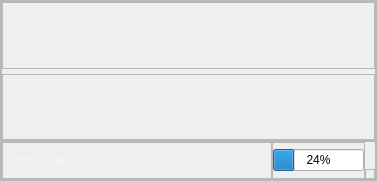
        <widget class="QFrame" name="footer">
         <property name="minimumSize">
          <size>
           <width>0</width>
           <height>0</height>
          </size>
         </property>
         <property name="maximumSize">
          <size>
           <width>16777215</width>
           <height>200</height>
          </size>
         </property>
         <property name="frameShape">
          <enum>QFrame::StyledPanel</enum>
         </property>
         <property name="frameShadow">
          <enum>QFrame::Raised</enum>
         </property>
         <layout class="QVBoxLayout" name="verticalLayout">
          <property name="spacing">
           <number>0</number>
          </property>
          <property name="leftMargin">
           <number>0</number>
          </property>
          <property name="topMargin">
           <number>0</number>
          </property>
          <property name="rightMargin">
           <number>0</number>
          </property>
          <property name="bottomMargin">
           <number>0</number>
          </property>
          <item>
           <widget class="QFrame" name="footer_upper">
            <property name="minimumSize">
             <size>
              <width>0</width>
              <height>140</height>
             </size>
            </property>
            <property name="maximumSize">
             <size>
              <width>16777215</width>
              <height>200</height>
             </size>
            </property>
            <property name="frameShape">
             <enum>QFrame::StyledPanel</enum>
            </property>
            <property name="frameShadow">
             <enum>QFrame::Raised</enum>
            </property>
            <layout class="QVBoxLayout" name="verticalLayout_4">
             <property name="spacing">
              <number>5</number>
             </property>
             <property name="leftMargin">
              <number>0</number>
             </property>
             <property name="topMargin">
              <number>0</number>
             </property>
             <property name="rightMargin">
              <number>0</number>
             </property>
             <property name="bottomMargin">
              <number>0</number>
             </property>
             <item>
              <widget class="QFrame" name="scroller_or_buttons">
               <property name="frameShape">
                <enum>QFrame::StyledPanel</enum>
               </property>
               <property name="frameShadow">
                <enum>QFrame::Raised</enum>
               </property>
              </widget>
             </item>
             <item>
              <widget class="QFrame" name="video_editor">
               <property name="frameShape">
                <enum>QFrame::StyledPanel</enum>
               </property>
               <property name="frameShadow">
                <enum>QFrame::Raised</enum>
               </property>
              </widget>
             </item>
            </layout>
           </widget>
          </item>
          <item alignment="Qt::AlignBottom">
           <widget class="QFrame" name="footer_bottom">
            <property name="minimumSize">
             <size>
              <width>0</width>
              <height>0</height>
             </size>
            </property>
            <property name="maximumSize">
             <size>
              <width>16777215</width>
              <height>50</height>
             </size>
            </property>
            <property name="frameShape">
             <enum>QFrame::StyledPanel</enum>
            </property>
            <property name="frameShadow">
             <enum>QFrame::Raised</enum>
            </property>
            <layout class="QHBoxLayout" name="horizontalLayout_4">
             <property name="spacing">
              <number>0</number>
             </property>
             <property name="leftMargin">
              <number>0</number>
             </property>
             <property name="topMargin">
              <number>0</number>
             </property>
             <property name="rightMargin">
              <number>0</number>
             </property>
             <property name="bottomMargin">
              <number>0</number>
             </property>
             <item>
              <widget class="QFrame" name="status_bar_frame">
               <property name="minimumSize">
                <size>
                 <width>250</width>
                 <height>0</height>
                </size>
               </property>
               <property name="frameShape">
                <enum>QFrame::StyledPanel</enum>
               </property>
               <property name="frameShadow">
                <enum>QFrame::Raised</enum>
               </property>
               <layout class="QVBoxLayout" name="verticalLayout_3">
                <item>
                 <widget class="QLabel" name="status_label">
                  <property name="enabled">
                   <bool>true</bool>
                  </property>
                  <property name="minimumSize">
                   <size>
                    <width>250</width>
                    <height>0</height>
                   </size>
                  </property>
                  <property name="maximumSize">
                   <size>
                    <width>250</width>
                    <height>16777215</height>
                   </size>
                  </property>
                  <property name="palette">
                   <palette>
                    <active>
                     <colorrole role="WindowText">
                      <brush brushstyle="SolidPattern">
                       <color alpha="255">
                        <red>255</red>
                        <green>255</green>
                        <blue>255</blue>
                       </color>
                      </brush>
                     </colorrole>
                     <colorrole role="Button">
                      <brush brushstyle="SolidPattern">
                       <color alpha="255">
                        <red>24</red>
                        <green>24</green>
                        <blue>36</blue>
                       </color>
                      </brush>
                     </colorrole>
                     <colorrole role="Text">
                      <brush brushstyle="SolidPattern">
                       <color alpha="255">
                        <red>255</red>
                        <green>255</green>
                        <blue>255</blue>
                       </color>
                      </brush>
                     </colorrole>
                     <colorrole role="Base">
                      <brush brushstyle="SolidPattern">
                       <color alpha="255">
                        <red>24</red>
                        <green>24</green>
                        <blue>36</blue>
                       </color>
                      </brush>
                     </colorrole>
                     <colorrole role="Window">
                      <brush brushstyle="SolidPattern">
                       <color alpha="255">
                        <red>24</red>
                        <green>24</green>
                        <blue>36</blue>
                       </color>
                      </brush>
                     </colorrole>
                    </active>
                    <inactive>
                     <colorrole role="WindowText">
                      <brush brushstyle="SolidPattern">
                       <color alpha="255">
                        <red>255</red>
                        <green>255</green>
                        <blue>255</blue>
                       </color>
                      </brush>
                     </colorrole>
                     <colorrole role="Button">
                      <brush brushstyle="SolidPattern">
                       <color alpha="255">
                        <red>24</red>
                        <green>24</green>
                        <blue>36</blue>
                       </color>
                      </brush>
                     </colorrole>
                     <colorrole role="Text">
                      <brush brushstyle="SolidPattern">
                       <color alpha="255">
                        <red>255</red>
                        <green>255</green>
                        <blue>255</blue>
                       </color>
                      </brush>
                     </colorrole>
                     <colorrole role="Base">
                      <brush brushstyle="SolidPattern">
                       <color alpha="255">
                        <red>24</red>
                        <green>24</green>
                        <blue>36</blue>
                       </color>
                      </brush>
                     </colorrole>
                     <colorrole role="Window">
                      <brush brushstyle="SolidPattern">
                       <color alpha="255">
                        <red>24</red>
                        <green>24</green>
                        <blue>36</blue>
                       </color>
                      </brush>
                     </colorrole>
                    </inactive>
                    <disabled>
                     <colorrole role="WindowText">
                      <brush brushstyle="SolidPattern">
                       <color alpha="255">
                        <red>120</red>
                        <green>120</green>
                        <blue>120</blue>
                       </color>
                      </brush>
                     </colorrole>
                     <colorrole role="Button">
                      <brush brushstyle="SolidPattern">
                       <color alpha="255">
                        <red>24</red>
                        <green>24</green>
                        <blue>36</blue>
                       </color>
                      </brush>
                     </colorrole>
                     <colorrole role="Text">
                      <brush brushstyle="SolidPattern">
                       <color alpha="255">
                        <red>120</red>
                        <green>120</green>
                        <blue>120</blue>
                       </color>
                      </brush>
                     </colorrole>
                     <colorrole role="Base">
                      <brush brushstyle="SolidPattern">
                       <color alpha="255">
                        <red>24</red>
                        <green>24</green>
                        <blue>36</blue>
                       </color>
                      </brush>
                     </colorrole>
                     <colorrole role="Window">
                      <brush brushstyle="SolidPattern">
                       <color alpha="255">
                        <red>24</red>
                        <green>24</green>
                        <blue>36</blue>
                       </color>
                      </brush>
                     </colorrole>
                    </disabled>
                   </palette>
                  </property>
                  <property name="font">
                   <font>
                    <family>Roboto Thin</family>
                    <pointsize>10</pointsize>
                   </font>
                  </property>
                  <property name="text">
                   <string>status_label</string>
                  </property>
                 </widget>
                </item>
               </layout>
              </widget>
             </item>
             <item>
              <widget class="QFrame" name="subprocess_frame">
               <property name="maximumSize">
                <size>
                 <width>16777215</width>
                 <height>16777215</height>
                </size>
               </property>
               <property name="frameShape">
                <enum>QFrame::StyledPanel</enum>
               </property>
               <property name="frameShadow">
                <enum>QFrame::Raised</enum>
               </property>
               <layout class="QHBoxLayout" name="horizontalLayout_9">
                <property name="spacing">
                 <number>0</number>
                </property>
                <property name="leftMargin">
                 <number>0</number>
                </property>
                <property name="topMargin">
                 <number>0</number>
                </property>
                <property name="rightMargin">
                 <number>0</number>
                </property>
                <property name="bottomMargin">
                 <number>0</number>
                </property>
                <item>
                 <widget class="QProgressBar" name="progressBar">
                  <property name="value">
                   <number>24</number>
                  </property>
                 </widget>
                </item>
               </layout>
              </widget>
             </item>
             <item alignment="Qt::AlignBottom">
              <widget class="QFrame" name="gripping_frame">
               <property name="minimumSize">
                <size>
                 <width>10</width>
                 <height>10</height>
                </size>
               </property>
               <property name="maximumSize">
                <size>
                 <width>10</width>
                 <height>10</height>
                </size>
               </property>
               <property name="baseSize">
                <size>
                 <width>10</width>
                 <height>10</height>
                </size>
               </property>
               <property name="frameShape">
                <enum>QFrame::StyledPanel</enum>
               </property>
               <property name="frameShadow">
                <enum>QFrame::Raised</enum>
               </property>
              </widget>
             </item>
            </layout>
           </widget>
          </item>
         </layout>
        </widget>
